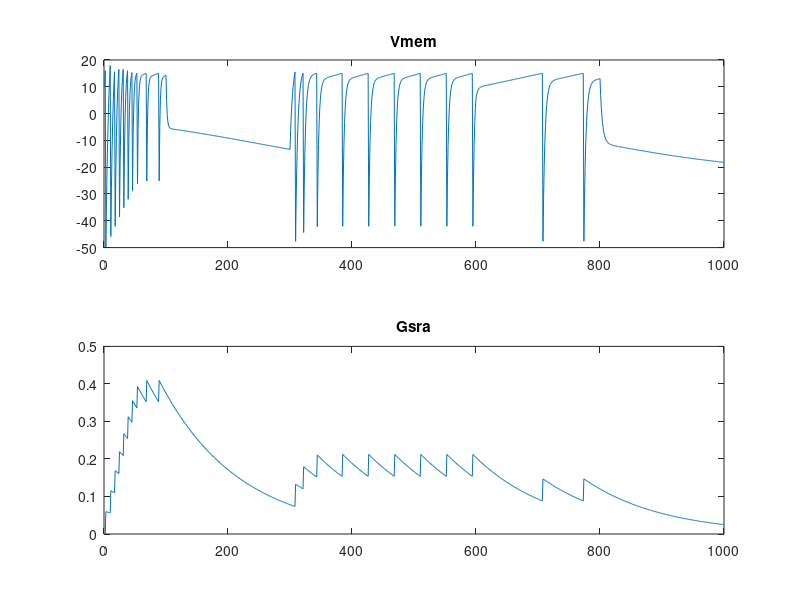

Source code (MATLAB):
clear;clc;

vmem    = 10;
% imem    = [2*ones(1,100) 5*ones(1,100) 7*ones(1,100) 10*ones(1,100)];
% discrete time membrane input current
imem    = [10*ones(1,100) 0*ones(1,200) 7*ones(1,300) 6*ones(1,200) 0*ones(1,200)];

% reset membrane voltage upon spike
vrst    = -70;
% threshold membrane voltage that generates spikes
vth     = 15;

% membrane (leakage) time constant
tleak = 8;

% membrane leak potential (steady state)
Eleak = -22;
Esra = 0;

% spike rate adaptation dynamic parameters

%incremental conductance addition (upon spike) :increase value to arrive at
%equilibrium condition with quicker
g0 = 0.06; 
%initial conductance state
gsra = 0;
%SRA time constant, increase value to lengthen decay time
tsra = 128;

gsra_states(1) = gsra;
vmem_states(1) = vmem;

tend = 1000;

t0 = 1;

for t=2:tend
    imem_cur = imem(t);
    
    dgsra = -gsra/tsra;
    
    % Uncomment to use LIF model 
%     dvmem = Eleak/tleak - vmem/tleak + imem_cur;

    % Uncomment to use SRA model 
    dvmem = Eleak/tleak - vmem/tleak + imem_cur + gsra*(Esra-vmem);


    % Euler method DE update
    vmem = vmem + dvmem;
    gsra = gsra + dgsra;
    
    % Store system states
    gsra_states(t) = gsra;
    vmem_states(t) = vmem;
    
    % Non-linear reset update
    if vmem>vth
        gsra = gsra + g0;
        vmem = vrst;
        fprintf("Spike frequency %0.2f Hz\n",(1/(t-t0))*1000);
        t0 = t;
    end

end

figure();
subplot(2,1,1)
plot(1:tend, vmem_states);
title('Vmem');
subplot(2,1,2)
plot(1:tend, gsra_states);
title('Gsra');
